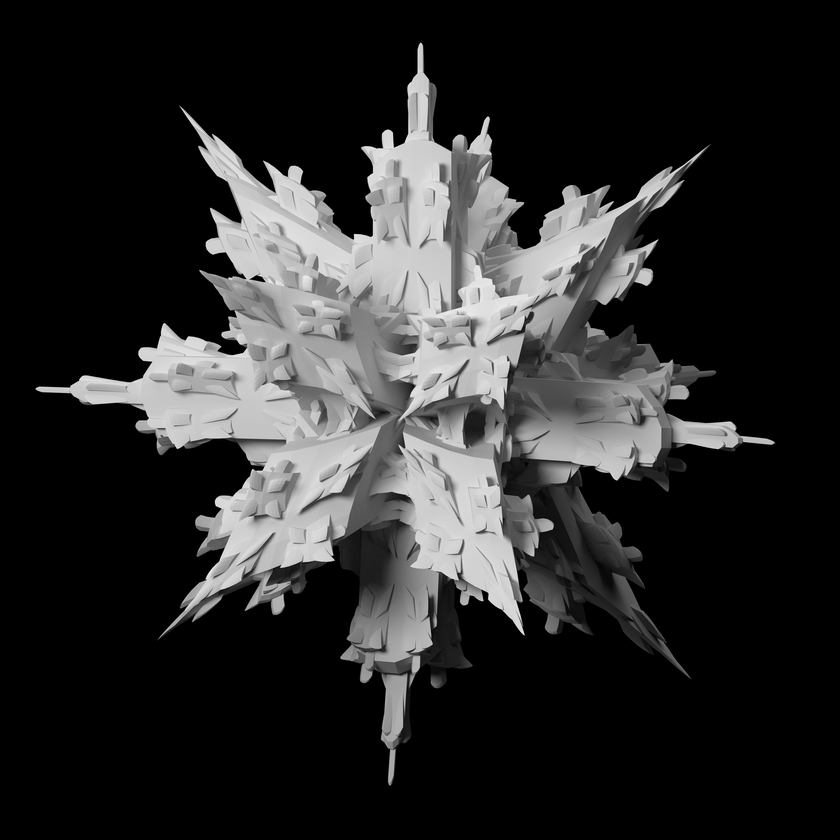
#> input picture assets/1_right.png, 840 x 840 px, shrunk from 4000 x 4000 before the run
$ python -i sfm.py   (imports and definitions only)
#> lines starting #> are read from the running program, lines starting #| are printed output that depends on the picture; after the words box and inside, x2 and y2 are one past the last pixel; in counts of white or black regions, pixels touching at a corner belong together
#> further down, picture is the input picture: shape (840, 840, 3); min 0, max 241, mean 42
import numpy as np
import cv2
import matplotlib.pyplot as plt
from mpl_toolkits.mplot3d import Axes3D
import pandas as pd


# perform SURF on the images
def do_surf(image):
    gray = cv2.cvtColor(image, cv2.COLOR_BGR2GRAY)
    org = image.copy()

    for block in range(2, 10):
        for ks in range(3, 10, 2):
            # detect harris corners for multiple block sizes
            dst = cv2.cornerHarris(gray, block, ks, 0.04)
            # print(dst, "\n\t dilating...\n")
            # dst = cv2.dilate(dst, None)
            ret, dst_t = cv2.threshold(dst, 0.01 * dst.max(), 255, 0)
            dst_t = np.uint8(dst_t)
            ret, labels, stats, centroids = cv2.connectedComponentsWithStats(dst_t)
            criteria = (cv2.TERM_CRITERIA_EPS + cv2.TERM_CRITERIA_MAX_ITER, 100, 0.001)
            corners = cv2.cornerSubPix(gray,np.float32(centroids),(5,5),(-1,-1),criteria)

            # [6 lines of commented-out code are left out]

            res = np.hstack((centroids,corners))
            # res = np.hstack((centroids))
            res = np.intp(res)

            # org[res[:,1],res[:,0]]=[0,0,255]
            org[res[:,3],res[:,2]] = [0,255,0]

            # [10 lines of commented-out code are left out]
            cv2.imwrite(f'assets/images/harris_corners(b={block},ks={ks},a={0.04}).png', org)
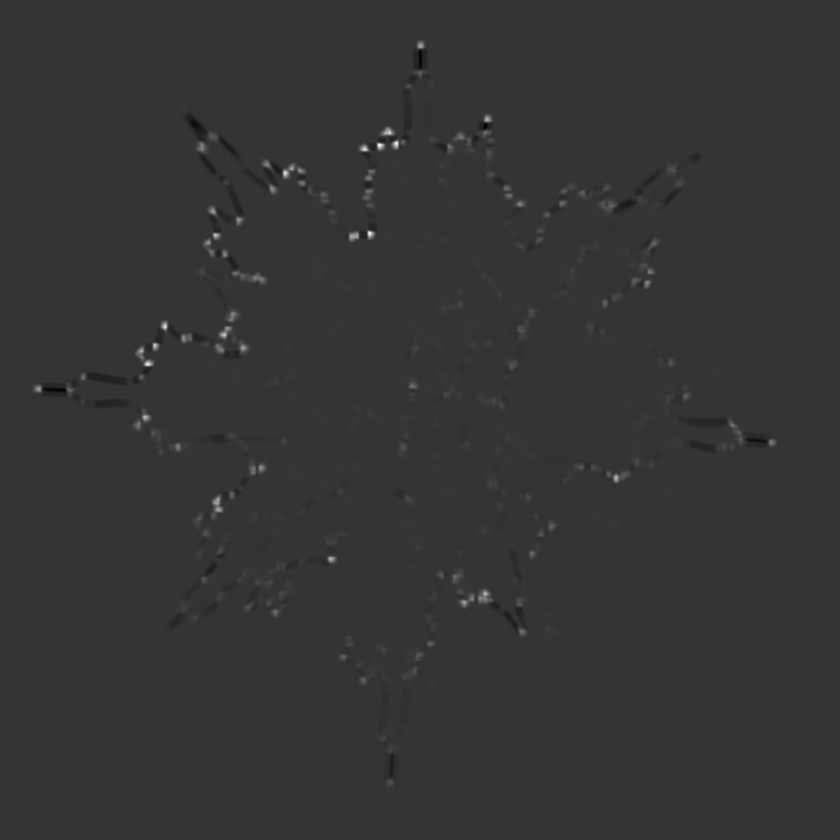
#> dst: shape (840, 840) float32; min -7400, max 28636.8, mean 50.4; drawn with min black and max white
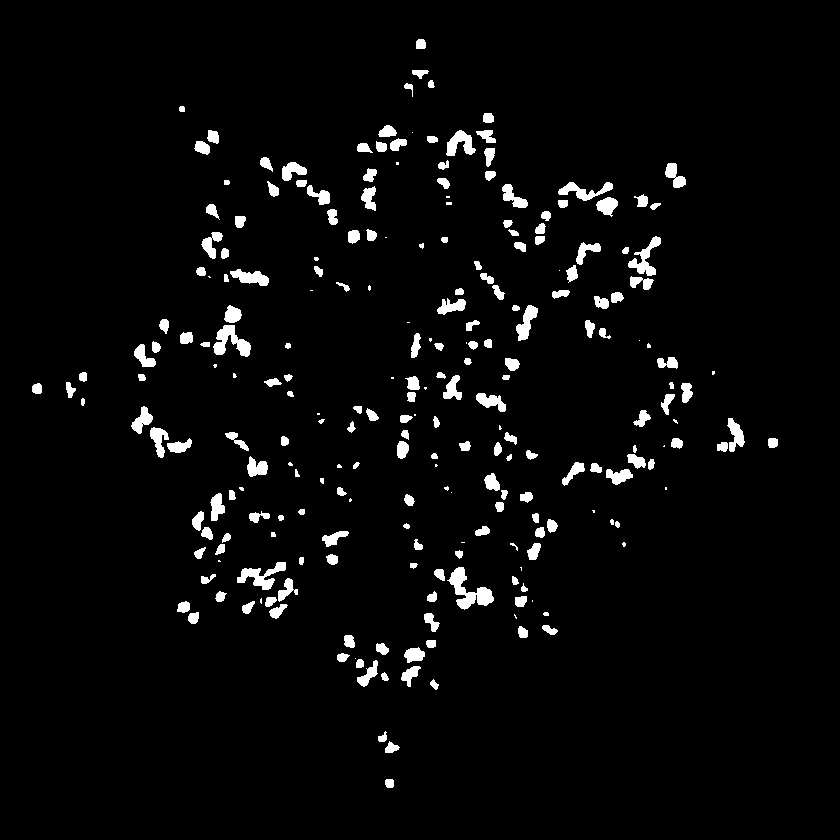
#> dst_t: shape (840, 840); 3.6% white; 244 white regions (42 under 20 px), largest, box (x1, y1, x2, y2) and area: (447, 567, 494, 610) 813, (213, 325, 251, 357) 606, (237, 562, 286, 590) 565
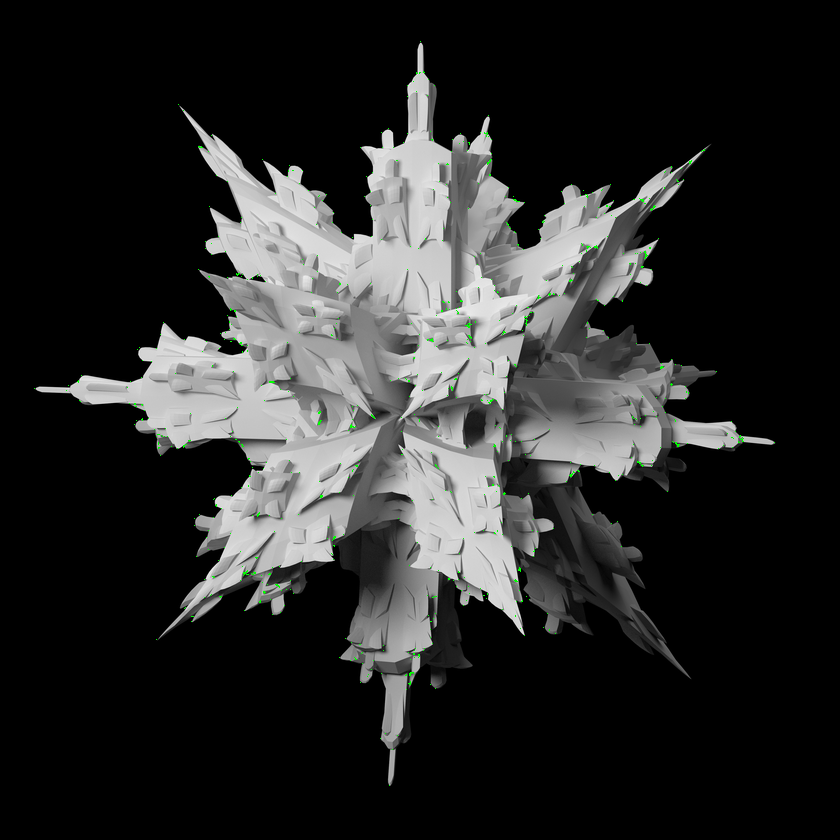
#> org: shape (840, 840, 3); 0.19% of pixels changed, all inside (x1, y1, x2, y2) = (34, 41, 775, 786)

    # [11 lines of commented-out code are left out]
# [57 lines left out: functions extract_features, match_features, estimate_camera_pose, triangulate_points, not called in this run]

# Load video
path_to_video = 'assets/videos/DJI_20240328_234918_14_null_beauty.mp4'
# [1 line not run here, left out]

video_name = path_to_video.split('/')[-1]
# [5 lines not run here, left out]

# Load images
# images = [cv2.imread(f'{i:04d}.png') for i in range(0, 11)]

# Intrinsics matrix (assuming the same for all images)
focal_length = 500  # Adjust according to your camera parameters
keypoints_list = []
descriptors_list = []
images = []

# record time taken for each process for each frame, as a pandas dataframe
time_taken = pd.DataFrame(columns=['keypoints', 'matching', 'pose_estimation', 'triangulation'])

# [40 lines not run here, left out]

# Match features between consecutive images and perform SfM
all_3d_points = []
# [42 lines not run here, left out]
# Concatenate all 3D points
# [1 line that did not run here, left out]

# Create a 3D plot
fig = plt.figure()
ax = fig.add_subplot(111, projection='3d')

# Plot the 3D points
# [9 lines not run here, left out]

>>> import cv2
>>> picture = cv2.imread('assets/1_right.png')
>>> result = do_surf(picture)
